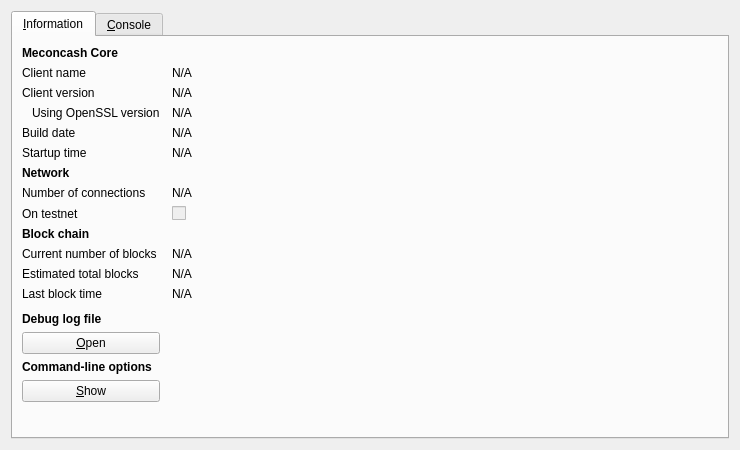
<?xml version="1.0" encoding="UTF-8"?>
<ui version="4.0">
 <class>RPCConsole</class>
 <widget class="QDialog" name="RPCConsole">
  <property name="geometry">
   <rect>
    <x>0</x>
    <y>0</y>
    <width>740</width>
    <height>450</height>
   </rect>
  </property>
  <property name="windowTitle">
   <string>Meconcash - Debug window</string>
  </property>
  <layout class="QVBoxLayout" name="verticalLayout_2">
   <item>
    <widget class="QTabWidget" name="tabWidget">
     <property name="currentIndex">
      <number>0</number>
     </property>
     <widget class="QWidget" name="tab_info">
      <attribute name="title">
       <string>&amp;Information</string>
      </attribute>
      <layout class="QGridLayout" name="gridLayout" columnstretch="0,1">
       <property name="horizontalSpacing">
        <number>12</number>
       </property>
       <item row="0" column="0">
        <widget class="QLabel" name="label_9">
         <property name="font">
          <font>
           <weight>75</weight>
           <bold>true</bold>
          </font>
         </property>
         <property name="text">
          <string>Meconcash Core</string>
         </property>
        </widget>
       </item>
       <item row="1" column="0">
        <widget class="QLabel" name="label_5">
         <property name="text">
          <string>Client name</string>
         </property>
        </widget>
       </item>
       <item row="1" column="1">
        <widget class="QLabel" name="clientName">
         <property name="cursor">
          <cursorShape>IBeamCursor</cursorShape>
         </property>
         <property name="text">
          <string>N/A</string>
         </property>
         <property name="textFormat">
          <enum>Qt::PlainText</enum>
         </property>
         <property name="textInteractionFlags">
          <set>Qt::LinksAccessibleByMouse|Qt::TextSelectableByKeyboard|Qt::TextSelectableByMouse</set>
         </property>
        </widget>
       </item>
       <item row="2" column="0">
        <widget class="QLabel" name="label_6">
         <property name="text">
          <string>Client version</string>
         </property>
        </widget>
       </item>
       <item row="2" column="1">
        <widget class="QLabel" name="clientVersion">
         <property name="cursor">
          <cursorShape>IBeamCursor</cursorShape>
         </property>
         <property name="text">
          <string>N/A</string>
         </property>
         <property name="textFormat">
          <enum>Qt::PlainText</enum>
         </property>
         <property name="textInteractionFlags">
          <set>Qt::LinksAccessibleByMouse|Qt::TextSelectableByKeyboard|Qt::TextSelectableByMouse</set>
         </property>
        </widget>
       </item>
       <item row="3" column="0">
        <widget class="QLabel" name="label_14">
         <property name="text">
          <string>Using OpenSSL version</string>
         </property>
         <property name="indent">
          <number>10</number>
         </property>
        </widget>
       </item>
       <item row="3" column="1">
        <widget class="QLabel" name="openSSLVersion">
         <property name="cursor">
          <cursorShape>IBeamCursor</cursorShape>
         </property>
         <property name="text">
          <string>N/A</string>
         </property>
         <property name="textFormat">
          <enum>Qt::PlainText</enum>
         </property>
         <property name="textInteractionFlags">
          <set>Qt::LinksAccessibleByMouse|Qt::TextSelectableByKeyboard|Qt::TextSelectableByMouse</set>
         </property>
        </widget>
       </item>
       <item row="4" column="0">
        <widget class="QLabel" name="label_12">
         <property name="text">
          <string>Build date</string>
         </property>
        </widget>
       </item>
       <item row="4" column="1">
        <widget class="QLabel" name="buildDate">
         <property name="cursor">
          <cursorShape>IBeamCursor</cursorShape>
         </property>
         <property name="text">
          <string>N/A</string>
         </property>
         <property name="textFormat">
          <enum>Qt::PlainText</enum>
         </property>
         <property name="textInteractionFlags">
          <set>Qt::LinksAccessibleByMouse|Qt::TextSelectableByKeyboard|Qt::TextSelectableByMouse</set>
         </property>
        </widget>
       </item>
       <item row="5" column="0">
        <widget class="QLabel" name="label_13">
         <property name="text">
          <string>Startup time</string>
         </property>
        </widget>
       </item>
       <item row="5" column="1">
        <widget class="QLabel" name="startupTime">
         <property name="cursor">
          <cursorShape>IBeamCursor</cursorShape>
         </property>
         <property name="text">
          <string>N/A</string>
         </property>
         <property name="textFormat">
          <enum>Qt::PlainText</enum>
         </property>
         <property name="textInteractionFlags">
          <set>Qt::LinksAccessibleByMouse|Qt::TextSelectableByKeyboard|Qt::TextSelectableByMouse</set>
         </property>
        </widget>
       </item>
       <item row="6" column="0">
        <widget class="QLabel" name="label_11">
         <property name="font">
          <font>
           <weight>75</weight>
           <bold>true</bold>
          </font>
         </property>
         <property name="text">
          <string>Network</string>
         </property>
        </widget>
       </item>
       <item row="7" column="0">
        <widget class="QLabel" name="label_7">
         <property name="text">
          <string>Number of connections</string>
         </property>
        </widget>
       </item>
       <item row="7" column="1">
        <widget class="QLabel" name="numberOfConnections">
         <property name="cursor">
          <cursorShape>IBeamCursor</cursorShape>
         </property>
         <property name="text">
          <string>N/A</string>
         </property>
         <property name="textFormat">
          <enum>Qt::PlainText</enum>
         </property>
         <property name="textInteractionFlags">
          <set>Qt::LinksAccessibleByMouse|Qt::TextSelectableByKeyboard|Qt::TextSelectableByMouse</set>
         </property>
        </widget>
       </item>
       <item row="8" column="0">
        <widget class="QLabel" name="label_8">
         <property name="text">
          <string>On testnet</string>
         </property>
        </widget>
       </item>
       <item row="8" column="1">
        <widget class="QCheckBox" name="isTestNet">
         <property name="enabled">
          <bool>false</bool>
         </property>
         <property name="text">
          <string/>
         </property>
        </widget>
       </item>
       <item row="9" column="0">
        <widget class="QLabel" name="label_10">
         <property name="font">
          <font>
           <weight>75</weight>
           <bold>true</bold>
          </font>
         </property>
         <property name="text">
          <string>Block chain</string>
         </property>
        </widget>
       </item>
       <item row="10" column="0">
        <widget class="QLabel" name="label_3">
         <property name="text">
          <string>Current number of blocks</string>
         </property>
        </widget>
       </item>
       <item row="10" column="1">
        <widget class="QLabel" name="numberOfBlocks">
         <property name="cursor">
          <cursorShape>IBeamCursor</cursorShape>
         </property>
         <property name="text">
          <string>N/A</string>
         </property>
         <property name="textFormat">
          <enum>Qt::PlainText</enum>
         </property>
         <property name="textInteractionFlags">
          <set>Qt::LinksAccessibleByMouse|Qt::TextSelectableByKeyboard|Qt::TextSelectableByMouse</set>
         </property>
        </widget>
       </item>
       <item row="11" column="0">
        <widget class="QLabel" name="label_4">
         <property name="text">
          <string>Estimated total blocks</string>
         </property>
        </widget>
       </item>
       <item row="11" column="1">
        <widget class="QLabel" name="totalBlocks">
         <property name="cursor">
          <cursorShape>IBeamCursor</cursorShape>
         </property>
         <property name="text">
          <string>N/A</string>
         </property>
         <property name="textFormat">
          <enum>Qt::PlainText</enum>
         </property>
         <property name="textInteractionFlags">
          <set>Qt::LinksAccessibleByMouse|Qt::TextSelectableByKeyboard|Qt::TextSelectableByMouse</set>
         </property>
        </widget>
       </item>
       <item row="12" column="0">
        <widget class="QLabel" name="label_2">
         <property name="text">
          <string>Last block time</string>
         </property>
        </widget>
       </item>
       <item row="12" column="1">
        <widget class="QLabel" name="lastBlockTime">
         <property name="cursor">
          <cursorShape>IBeamCursor</cursorShape>
         </property>
         <property name="text">
          <string>N/A</string>
         </property>
         <property name="textFormat">
          <enum>Qt::PlainText</enum>
         </property>
         <property name="textInteractionFlags">
          <set>Qt::LinksAccessibleByMouse|Qt::TextSelectableByKeyboard|Qt::TextSelectableByMouse</set>
         </property>
        </widget>
       </item>
       <item row="13" column="0">
        <spacer name="verticalSpacer_2">
         <property name="orientation">
          <enum>Qt::Vertical</enum>
         </property>
         <property name="sizeHint" stdset="0">
          <size>
           <width>20</width>
           <height>20</height>
          </size>
         </property>
        </spacer>
       </item>
       <item row="14" column="0">
        <widget class="QLabel" name="labelDebugLogfile">
         <property name="font">
          <font>
           <weight>75</weight>
           <bold>true</bold>
          </font>
         </property>
         <property name="text">
          <string>Debug log file</string>
         </property>
        </widget>
       </item>
       <item row="15" column="0">
        <widget class="QPushButton" name="openDebugLogfileButton">
         <property name="toolTip">
          <string>Open the Meconcash debug log file from the current data directory. This can take a few seconds for large log files.</string>
         </property>
         <property name="text">
          <string>&amp;Open</string>
         </property>
         <property name="autoDefault">
          <bool>false</bool>
         </property>
        </widget>
       </item>
       <item row="16" column="0">
        <widget class="QLabel" name="labelCLOptions">
         <property name="font">
          <font>
           <weight>75</weight>
           <bold>true</bold>
          </font>
         </property>
         <property name="text">
          <string>Command-line options</string>
         </property>
        </widget>
       </item>
       <item row="17" column="0">
        <widget class="QPushButton" name="showCLOptionsButton">
         <property name="toolTip">
          <string>Show the Meconcash-Qt help message to get a list with possible Meconcash command-line options.</string>
         </property>
         <property name="text">
          <string>&amp;Show</string>
         </property>
         <property name="autoDefault">
          <bool>false</bool>
         </property>
        </widget>
       </item>
       <item row="18" column="0">
        <spacer name="verticalSpacer">
         <property name="orientation">
          <enum>Qt::Vertical</enum>
         </property>
         <property name="sizeHint" stdset="0">
          <size>
           <width>20</width>
           <height>40</height>
          </size>
         </property>
        </spacer>
       </item>
      </layout>
     </widget>
     <widget class="QWidget" name="tab_console">
      <attribute name="title">
       <string>&amp;Console</string>
      </attribute>
      <layout class="QVBoxLayout" name="verticalLayout_3">
       <property name="spacing">
        <number>3</number>
       </property>
       <item>
        <widget class="QTextEdit" name="messagesWidget">
         <property name="minimumSize">
          <size>
           <width>0</width>
           <height>100</height>
          </size>
         </property>
         <property name="readOnly">
          <bool>true</bool>
         </property>
         <property name="tabKeyNavigation" stdset="0">
          <bool>false</bool>
         </property>
         <property name="columnCount" stdset="0">
          <number>2</number>
         </property>
        </widget>
       </item>
       <item>
        <layout class="QHBoxLayout" name="horizontalLayout">
         <property name="spacing">
          <number>3</number>
         </property>
         <item>
          <widget class="QLabel" name="label">
           <property name="text">
            <string notr="true">&gt;</string>
           </property>
          </widget>
         </item>
         <item>
          <widget class="QLineEdit" name="lineEdit"/>
         </item>
         <item>
          <widget class="QPushButton" name="clearButton">
           <property name="maximumSize">
            <size>
             <width>24</width>
             <height>24</height>
            </size>
           </property>
           <property name="toolTip">
            <string>Clear console</string>
           </property>
           <property name="text">
            <string/>
           </property>
           <property name="icon">
            <iconset resource="../bitcoin.qrc">
             <normaloff>:/icons/remove</normaloff>:/icons/remove</iconset>
           </property>
           <property name="shortcut">
            <string notr="true">Ctrl+L</string>
           </property>
           <property name="autoDefault">
            <bool>false</bool>
           </property>
          </widget>
         </item>
        </layout>
       </item>
      </layout>
     </widget>
    </widget>
   </item>
  </layout>
 </widget>
 <resources>
  <include location="../bitcoin.qrc"/>
 </resources>
 <connections/>
</ui>
